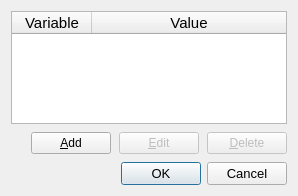
<?xml version="1.0" encoding="UTF-8"?>
<ui version="4.0">
 <class>EnvironmentVariablesDialog</class>
 <widget class="QDialog" name="EnvironmentVariablesDialog">
  <property name="geometry">
   <rect>
    <x>0</x>
    <y>0</y>
    <width>298</width>
    <height>196</height>
   </rect>
  </property>
  <property name="minimumSize">
   <size>
    <width>298</width>
    <height>196</height>
   </size>
  </property>
  <property name="windowTitle">
   <string>Extra Environment Variables</string>
  </property>
  <layout class="QVBoxLayout" name="verticalLayout">
   <property name="spacing">
    <number>8</number>
   </property>
   <item>
    <widget class="QTableWidget" name="valueViewer">
     <property name="styleSheet">
      <string notr="true">font-size: 11pt;</string>
     </property>
     <property name="editTriggers">
      <set>QAbstractItemView::NoEditTriggers</set>
     </property>
     <property name="selectionMode">
      <enum>QAbstractItemView::SingleSelection</enum>
     </property>
     <property name="selectionBehavior">
      <enum>QAbstractItemView::SelectRows</enum>
     </property>
     <attribute name="horizontalHeaderDefaultSectionSize">
      <number>80</number>
     </attribute>
     <attribute name="horizontalHeaderHighlightSections">
      <bool>false</bool>
     </attribute>
     <attribute name="horizontalHeaderStretchLastSection">
      <bool>true</bool>
     </attribute>
     <attribute name="verticalHeaderVisible">
      <bool>false</bool>
     </attribute>
     <attribute name="verticalHeaderDefaultSectionSize">
      <number>25</number>
     </attribute>
     <attribute name="verticalHeaderMinimumSectionSize">
      <number>25</number>
     </attribute>
     <column>
      <property name="text">
       <string>Variable</string>
      </property>
     </column>
     <column>
      <property name="text">
       <string>Value</string>
      </property>
     </column>
    </widget>
   </item>
   <item>
    <layout class="QHBoxLayout" name="horizontalLayout">
     <item>
      <spacer name="horizontalSpacer">
       <property name="orientation">
        <enum>Qt::Horizontal</enum>
       </property>
       <property name="sizeHint" stdset="0">
        <size>
         <width>40</width>
         <height>20</height>
        </size>
       </property>
      </spacer>
     </item>
     <item>
      <widget class="QPushButton" name="addButton">
       <property name="text">
        <string>&amp;Add</string>
       </property>
      </widget>
     </item>
     <item>
      <widget class="QPushButton" name="editButton">
       <property name="enabled">
        <bool>false</bool>
       </property>
       <property name="text">
        <string>&amp;Edit</string>
       </property>
      </widget>
     </item>
     <item>
      <widget class="QPushButton" name="deleteButton">
       <property name="enabled">
        <bool>false</bool>
       </property>
       <property name="text">
        <string>&amp;Delete</string>
       </property>
      </widget>
     </item>
    </layout>
   </item>
   <item>
    <widget class="QDialogButtonBox" name="buttonBox">
     <property name="styleSheet">
      <string notr="true">font-size:10pt;</string>
     </property>
     <property name="orientation">
      <enum>Qt::Horizontal</enum>
     </property>
     <property name="standardButtons">
      <set>QDialogButtonBox::Cancel|QDialogButtonBox::Ok</set>
     </property>
    </widget>
   </item>
  </layout>
 </widget>
 <resources/>
 <connections>
  <connection>
   <sender>buttonBox</sender>
   <signal>accepted()</signal>
   <receiver>EnvironmentVariablesDialog</receiver>
   <slot>accept()</slot>
   <hints>
    <hint type="sourcelabel">
     <x>248</x>
     <y>254</y>
    </hint>
    <hint type="destinationlabel">
     <x>157</x>
     <y>274</y>
    </hint>
   </hints>
  </connection>
  <connection>
   <sender>buttonBox</sender>
   <signal>rejected()</signal>
   <receiver>EnvironmentVariablesDialog</receiver>
   <slot>reject()</slot>
   <hints>
    <hint type="sourcelabel">
     <x>316</x>
     <y>260</y>
    </hint>
    <hint type="destinationlabel">
     <x>286</x>
     <y>274</y>
    </hint>
   </hints>
  </connection>
 </connections>
</ui>
